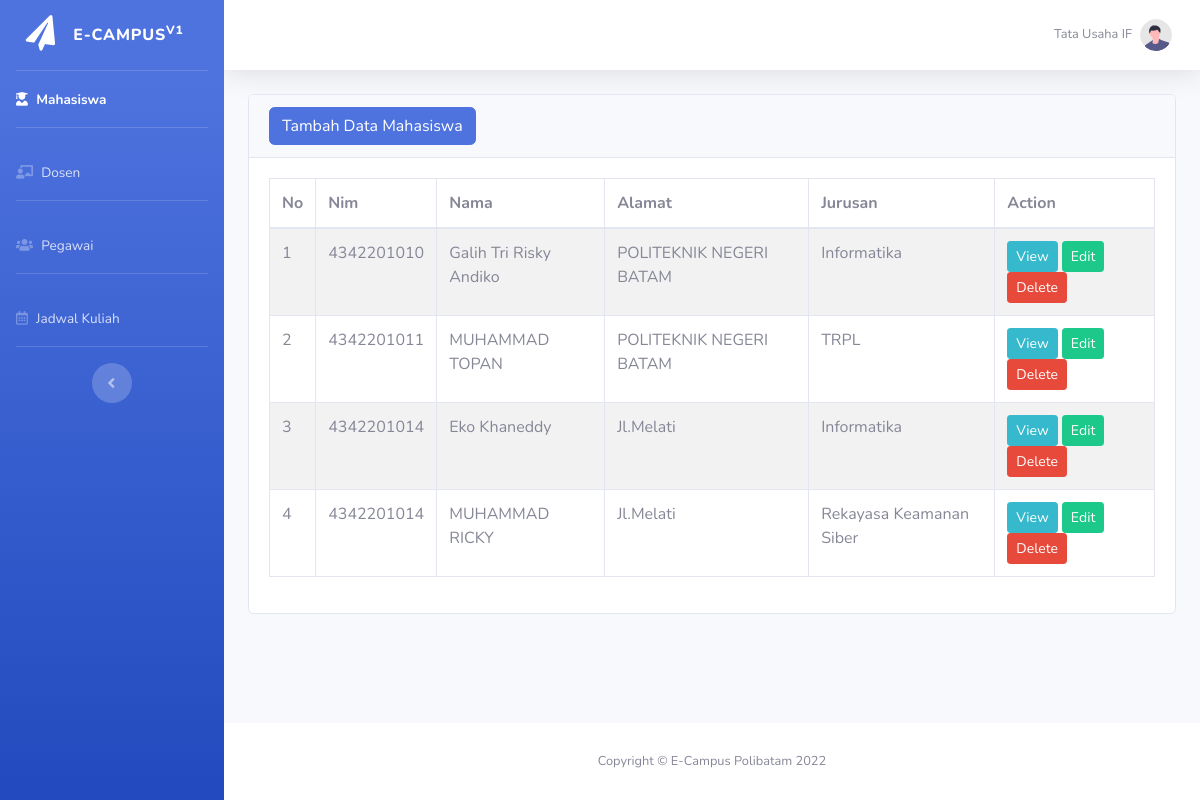
The page / on the database its author committed.
### tables this page shows
CREATE TABLE `mahasiswa` (
  `id` int(6) NOT NULL,
  `nim` varchar(10) NOT NULL,
  `nama` varchar(30) NOT NULL,
  `alamat` varchar(30) NOT NULL,
  `jurusan` varchar(30) NOT NULL
);

### index.php (the view, shortened to what this page needs)
<?php
require 'dbcon.php';
?>
<!DOCTYPE html>
<html lang="en">
<head>
    <link href="vendor/fontawesome-free/css/all.min.css" rel="stylesheet" type="text/css">
    <link href="css/sb-admin-2.min.css" rel="stylesheet">
</head>
<body id="page-top">
    <div id="wrapper">
        <ul class="navbar-nav bg-gradient-primary sidebar sidebar-dark accordion" id="accordionSidebar">
            <a class="sidebar-brand d-flex align-items-center justify-content-center" href="index.php">
                <div class="sidebar-brand-icon rotate-n-15">
                    <i class="fas fa-paper-plane"></i>
                </div>
                <div class="sidebar-brand-text mx-3">E-Campus<sup>v1</sup></div>
            </a>
            <hr class="sidebar-divider my-0">
            <li class="nav-item active">
                <a class="nav-link" href="index.php">
                    <i class="fas fa-user-graduate"></i>
                    <span>Mahasiswa</span></a>
            </li>
            <hr class="sidebar-divider">
            <li class="nav-item">
                <a class="nav-link" href="dosen.php">
                    <i class="fas fa-chalkboard-teacher"></i>
                    <span>Dosen</span></a>
            </li>
            <hr class="sidebar-divider">
            <li class="nav-item">
                <a class="nav-link" href="pegawai.php">
                    <i class="fas fa-users"></i>
                    <span>Pegawai</span></a>
            </li>
            <hr class="sidebar-divider">
            <li class="nav-item">
                <a class="nav-link" href="jadwal.php">
                    <i class="far fa-calendar-alt"></i>
                    <span>Jadwal Kuliah</span></a>
            </li>
            <hr class="sidebar-divider">
            <div class="text-center d-none d-md-inline">
                <button class="rounded-circle border-0" id="sidebarToggle"></button>
            </div>
        </ul>
        <div id="content-wrapper" class="d-flex flex-column">
            <div id="content">
                <nav class="navbar navbar-expand navbar-light bg-white topbar mb-4 static-top shadow">
                    <ul class="navbar-nav ml-auto">
                        <li class="nav-item dropdown no-arrow">
                            <a class="nav-link dropdown-toggle" href="#" id="userDropdown" role="button" data-toggle="dropdown" aria-haspopup="true" aria-expanded="false">
                                <span class="mr-2 d-none d-lg-inline text-gray-600 small">Tata Usaha IF</span>
                                <img class="img-profile rounded-circle" src="img/undraw_profile.svg">
                            </a>
                        </li>
                    </ul>
                </nav>
                <div class="container-fluid">
                    <div class="row">
                        <div class="col-md-12">
                            <div class="card">
                                <div class="card-header">
                                    <a href="tambah_mhs.php" class="btn btn-primary float-end">Tambah Data Mahasiswa</a>
                                </div>
                                <div class="card-body">
                                    <table class="table table-bordered table-striped">
                                        <thead>
                                            <tr>
                                                <th>No</th>
                                                <th>Nim</th>
                                                <th>Nama</th>
                                                <th>Alamat</th>
                                                <th>Jurusan</th>
                                                <th>Action</th>
                                            </tr>
                                        </thead>
                                        <tbody>
                                            <?php
                                            $query = "SELECT * FROM mahasiswa";
                                            $no = 1;
                                            $query_run = mysqli_query($con, $query);
                                            if (mysqli_num_rows($query_run) > 0) {
                                                foreach ($query_run as $student) {
                                            ?>
                                                    <tr>
                                                        <td><?= $no++; ?></td>
                                                        <td><?= $student['nim']; ?></td>
                                                        <td><?= $student['nama']; ?></td>
                                                        <td><?= $student['alamat']; ?></td>
                                                        <td><?= $student['jurusan']; ?></td>
                                                        <td>
                                                            <a href="view_mhs.php?id=<?= $student['id']; ?>" class="btn btn-info btn-sm">View</a>
                                                            <a href="edit_mhs.php?id=<?= $student['id']; ?>" class="btn btn-success btn-sm">Edit</a>
                                                            <form action="code.php" method="POST" class="d-inline">
                                                                <button type="submit" name="delete_student" value="<?= $student['id']; ?>" class="btn btn-danger btn-sm">Delete</button>
                                                            </form>
                                                        </td>
                                                    </tr>
                                            <?php
                                                }
                                            } else {
                                                echo "<h5> No Record Found </h5>";
                                            }
                                            ?>
                                        </tbody>
                                    </table>
                                </div>
                            </div>
                        </div>
                    </div>
                </div>
            </div>
            <footer class="sticky-footer bg-white">
                <div class="container my-auto">
                    <div class="copyright text-center my-auto">
                        <span>Copyright &copy; E-Campus Polibatam 2022</span>
                    </div>
                </div>
            </footer>
        </div>
    </div>
</body>
</html>

### rows shown on the page
mahasiswa: nim "4342201010", nama "Galih Tri Risky Andiko", alamat "POLITEKNIK NEGERI BATAM", jurusan "Informatika", $student['id'] 9 (drawn)
mahasiswa: nim "4342201011", nama "MUHAMMAD TOPAN", alamat "POLITEKNIK NEGERI BATAM", jurusan "TRPL", $student['id'] 10 (drawn)
mahasiswa: nim "4342201014", nama "Eko Khaneddy", alamat "Jl.Melati", jurusan "Informatika", $student['id'] 12 (drawn)
mahasiswa: nim "4342201014", nama "MUHAMMAD RICKY", alamat "Jl.Melati", jurusan "Rekayasa Keamanan Siber", $student['id'] 13 (drawn)
